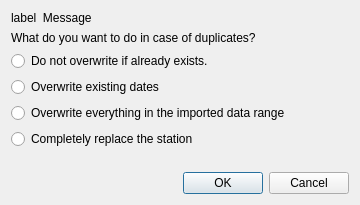
<?xml version="1.0" encoding="UTF-8"?>
<ui version="4.0">
 <class>Form</class>
 <widget class="QWidget" name="Form">
  <property name="geometry">
   <rect>
    <x>0</x>
    <y>0</y>
    <width>360</width>
    <height>205</height>
   </rect>
  </property>
  <property name="windowTitle">
   <string>Observations Import</string>
  </property>
  <layout class="QGridLayout" name="gridLayout">
   <item row="2" column="0">
    <widget class="QRadioButton" name="rb_no_overw">
     <property name="text">
      <string>Do not overwrite if already exists.</string>
     </property>
    </widget>
   </item>
   <item row="4" column="0">
    <widget class="QRadioButton" name="rb_overw_plage">
     <property name="text">
      <string>Overwrite everything in the imported data range</string>
     </property>
    </widget>
   </item>
   <item row="1" column="0">
    <widget class="QLabel" name="label_2">
     <property name="text">
      <string>What do you want to do in case of duplicates?</string>
     </property>
    </widget>
   </item>
   <item row="3" column="0">
    <widget class="QRadioButton" name="rb_overw">
     <property name="text">
      <string>Overwrite existing dates</string>
     </property>
    </widget>
   </item>
   <item row="6" column="0">
    <spacer name="verticalSpacer">
     <property name="orientation">
      <enum>Qt::Vertical</enum>
     </property>
     <property name="sizeHint" stdset="0">
      <size>
       <width>20</width>
       <height>40</height>
      </size>
     </property>
    </spacer>
   </item>
   <item row="0" column="0">
    <widget class="QLabel" name="lbl_message">
     <property name="text">
      <string>label  Message</string>
     </property>
    </widget>
   </item>
   <item row="7" column="0">
    <widget class="QDialogButtonBox" name="bt_ok">
     <property name="standardButtons">
      <set>QDialogButtonBox::Cancel|QDialogButtonBox::Ok</set>
     </property>
    </widget>
   </item>
   <item row="5" column="0">
    <widget class="QRadioButton" name="rb_replace">
     <property name="text">
      <string>Completely replace the station</string>
     </property>
    </widget>
   </item>
  </layout>
 </widget>
 <resources/>
 <connections/>
</ui>
